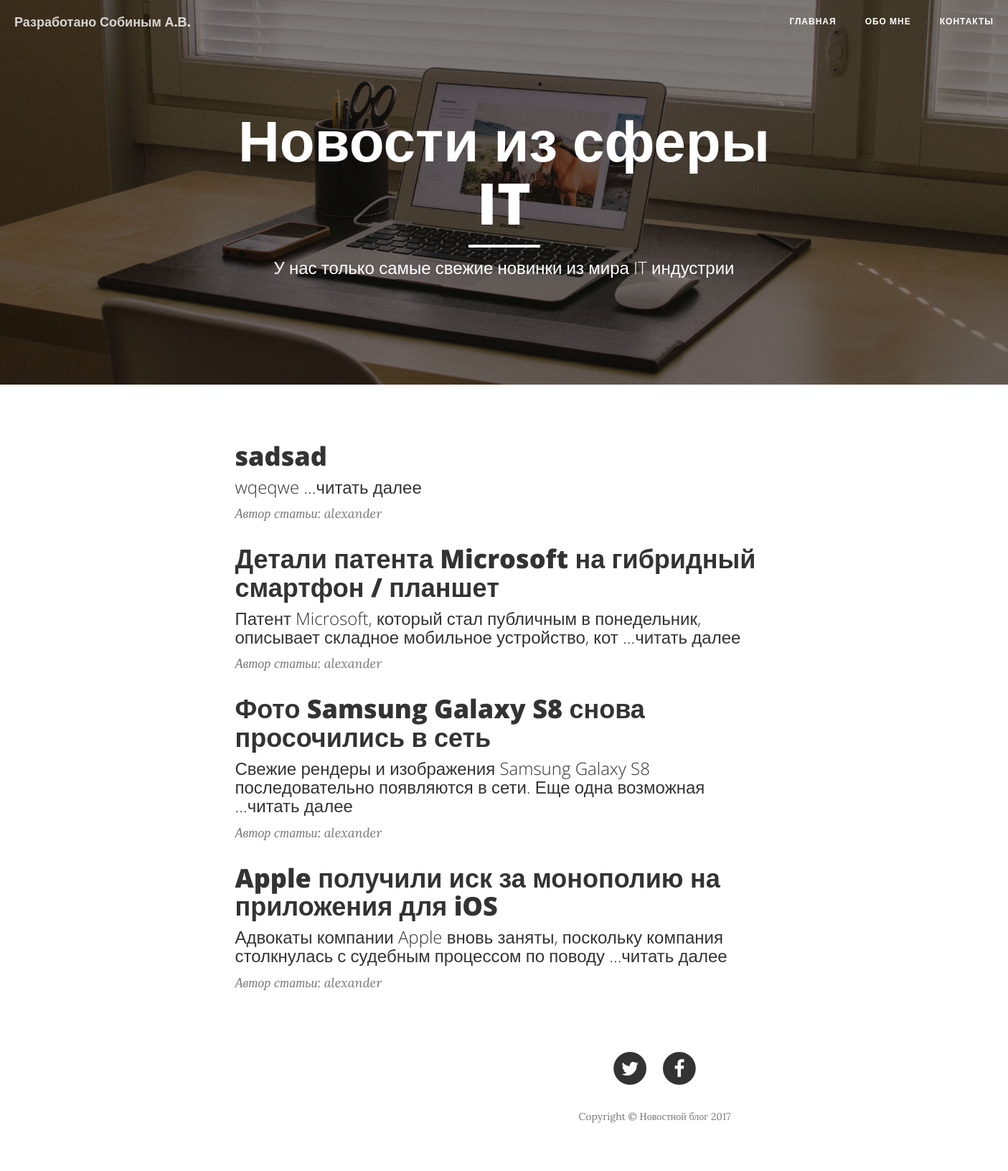
The page / on the database its author committed.
### blog/models.py (models this page shows, shortened)
class Article(models.Model):
    title = models.CharField(max_length=200)
    text = models.TextField()
    user = models.ForeignKey(User)
    def get_short_text(self):
        if len(self.text) > SHORT_TEXT_LEN:
            return self.text[:SHORT_TEXT_LEN]
        else:
            return self.text

### blog/views.py (the view)
# urls.py: 2. Add a URL to urlpatterns:  url(r'^$', views.home, name='home')
def home(request):
    articles = Article.objects.all()
    context = {
        'articles' : articles
    }
    return render(request, 'blog/index.html', context)

### blog/templates/blog/index.html (shortened to what this page needs)
{% load staticfiles %}
<!DOCTYPE html>
<html lang="en">
<head>
    <link href="{% static 'blog/vendor/bootstrap/css/bootstrap.min.css'%}" rel="stylesheet">
    <link href="{% static 'blog/css/clean-blog.min.css' %}" rel="stylesheet">
    <link href="{% static 'blog/vendor/font-awesome/css/font-awesome.min.css'%}" rel="stylesheet" type="text/css">
</head>
<body>
    <nav class="navbar navbar-default navbar-custom navbar-fixed-top">
        <div class="container-fluid">
            <div class="navbar-header page-scroll">
                <a class="navbar-brand" href="https://vk.com/alexander_sobin">Разработано Собиным А.В.</a>
            </div>
            <div class="collapse navbar-collapse" id="bs-example-navbar-collapse-1">
                <ul class="nav navbar-nav navbar-right">
                    <li>
                        <a href="{% url 'home' %}">Главная</a>
                    </li>
                    <li>
                        <a href="{% url 'about' %}">Обо мне</a>
                    </li>
                    <li>
                        <a href="{% url 'contact' %}">Контакты</a>
                    </li>
                </ul>
            </div>
        </div>
    </nav>
    <header class="intro-header" style="background-image: url('{% static 'blog/img/home-bg.jpg'%}')">
        <div class="container">
            <div class="row">
                <div class="col-lg-8 col-lg-offset-2 col-md-10 col-md-offset-1">
                    <div class="site-heading">
                        <h1>Новости из сферы IT</h1>
                        <hr class="small">
                        <span class="subheading">У нас только самые свежие новинки из мира IT индустрии</span>
                    </div>
                </div>
            </div>
        </div>
    </header>
    <div class="container">
        <div class="row">
            <div class="col-lg-8 col-lg-offset-2 col-md-10 col-md-offset-1">
            {% for article in articles reversed %}
                <div class="post-preview">
                    <a href="{% url 'article' article.id %}">
                        <h2 class="post-title">
                            {{ article.title }}
                        </h2>
                        <h3 class="post-subtitle">
                            {{ article.get_short_text }}
                            ...читать далее
                        </h3>
                    </a>
                    <p class="post-meta">Автор статьи: {{ article.user }}</p>
                </div>
            {% endfor %}
    <footer>
        <div class="container">
            <div class="row">
                <div class="col-lg-8 col-lg-offset-2 col-md-10 col-md-offset-1">
                    <ul class="list-inline text-center">
                        <li>
                            <a href="https://twitter.com/bmstu_news">
                                <span class="fa-stack fa-lg">
                                    <i class="fa fa-circle fa-stack-2x"></i>
                                    <i class="fa fa-twitter fa-stack-1x fa-inverse"></i>
                                </span>
                            </a>
                        </li>
                        <li>
                            <a href="https://ru-ru.facebook.com/baumanski/">
                                <span class="fa-stack fa-lg">
                                    <i class="fa fa-circle fa-stack-2x"></i>
                                    <i class="fa fa-facebook fa-stack-1x fa-inverse"></i>
                                </span>
                            </a>
                    </ul>
                    <p class="copyright text-muted">Copyright &copy; Новостной блог 2017</p>
                </div>
            </div>
        </div>
    </footer>
</body>
</html>

### rows shown on the page
Article: title "sadsad", get_short_text "wqeqwe", user "alexander"
Article: title "Детали патента Microsoft на гибридный смартфон / планшет", get_short_text "Патент Microsoft, который стал публичным в понедельник, описывает складное мобильное устройство, кот", user "alexander"
Article: title "Фото Samsung Galaxy S8 снова просочились в сеть", get_short_text "Свежие рендеры и изображения Samsung Galaxy S8 последовательно появляются в сети. Еще одна возможная", user "alexander"
Article: title "Apple получили иск за монополию на приложения для iOS", get_short_text "Адвокаты компании Apple вновь заняты, поскольку компания столкнулась с судебным процессом по поводу", user "alexander"
